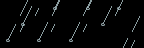

Rendered tile map (Tiled .tmx) drawn with the repository's tilesets; below, a short description and the full map source, tile grids included:
An orthogonal 9x3 tile map with 16x16 px tiles, 3 tile layers (Back4, Back5, Back6).

<map version="1.10" tiledversion="1.10.2" orientation="orthogonal" renderorder="right-down" compressionlevel="0" width="9" height="3" tilewidth="16" tileheight="16" infinite="0" nextlayerid="25" nextobjectid="9">
 <properties>
  <property name="AmbientLight" value="255 255 255" />
  <property name="IsGreenhouse" value="T" />
 </properties>
 <tileset firstgid="1" name="rain" tilewidth="16" tileheight="16" tilecount="24" columns="4">
  <image source="rain.png" width="64" height="96" />
  <tile id="0">
   <animation>
    <frame tileid="0" duration="100" />
    <frame tileid="1" duration="100" />
    <frame tileid="7" duration="600" />
   </animation>
  </tile>
  <tile id="1">
   <animation>
    <frame tileid="5" duration="200" />
    <frame tileid="7" duration="600" />
   </animation>
  </tile>
  <tile id="4">
   <animation>
    <frame tileid="7" duration="100" />
    <frame tileid="4" duration="100" />
    <frame tileid="7" duration="600" />
   </animation>
  </tile>
  <tile id="6">
   <animation>
    <frame tileid="7" duration="100" />
    <frame tileid="6" duration="100" />
    <frame tileid="2" duration="100" />
    <frame tileid="3" duration="100" />
    <frame tileid="7" duration="400" />
   </animation>
  </tile>
  <tile id="8">
   <animation>
    <frame tileid="7" duration="300" />
    <frame tileid="0" duration="100" />
    <frame tileid="1" duration="100" />
    <frame tileid="7" duration="600" />
   </animation>
  </tile>
  <tile id="9">
   <animation>
    <frame tileid="7" duration="300" />
    <frame tileid="5" duration="200" />
    <frame tileid="7" duration="600" />
   </animation>
  </tile>
  <tile id="12">
   <animation>
    <frame tileid="7" duration="300" />
    <frame tileid="7" duration="100" />
    <frame tileid="4" duration="100" />
    <frame tileid="7" duration="600" />
   </animation>
  </tile>
  <tile id="14">
   <animation>
    <frame tileid="7" duration="300" />
    <frame tileid="7" duration="100" />
    <frame tileid="6" duration="100" />
    <frame tileid="2" duration="100" />
    <frame tileid="3" duration="100" />
    <frame tileid="7" duration="400" />
   </animation>
  </tile>
  <tile id="16">
   <animation>
    <frame tileid="7" duration="500" />
    <frame tileid="0" duration="100" />
    <frame tileid="1" duration="100" />
    <frame tileid="7" duration="600" />
   </animation>
  </tile>
  <tile id="17">
   <animation>
    <frame tileid="7" duration="500" />
    <frame tileid="5" duration="200" />
    <frame tileid="7" duration="600" />
   </animation>
  </tile>
  <tile id="20">
   <animation>
    <frame tileid="7" duration="500" />
    <frame tileid="7" duration="100" />
    <frame tileid="4" duration="100" />
    <frame tileid="7" duration="600" />
   </animation>
  </tile>
  <tile id="22">
   <animation>
    <frame tileid="7" duration="500" />
    <frame tileid="7" duration="100" />
    <frame tileid="6" duration="100" />
    <frame tileid="2" duration="100" />
    <frame tileid="3" duration="100" />
    <frame tileid="7" duration="400" />
   </animation>
  </tile>
 </tileset>
 <layer id="24" name="Back4" width="9" height="3">
  <data encoding="csv">
0,21,18,15,0,7,0,15,0,
0,23,0,0,0,0,0,0,9,
0,0,0,0,0,0,0,13,10
</data>
 </layer>
 <layer id="23" name="Back5" width="9" height="3">
  <data encoding="csv">
0,0,0,0,0,0,13,10,0,
0,0,0,0,0,0,15,0,0,
0,0,0,0,0,0,0,0,0
</data>
 </layer>
 <layer id="22" name="Back6" width="9" height="3">
  <data encoding="csv">
0,1,0,9,0,17,0,0,0,
5,2,13,10,21,18,0,0,0,
7,0,15,0,23,0,0,0,0
</data>
 </layer>
</map>
